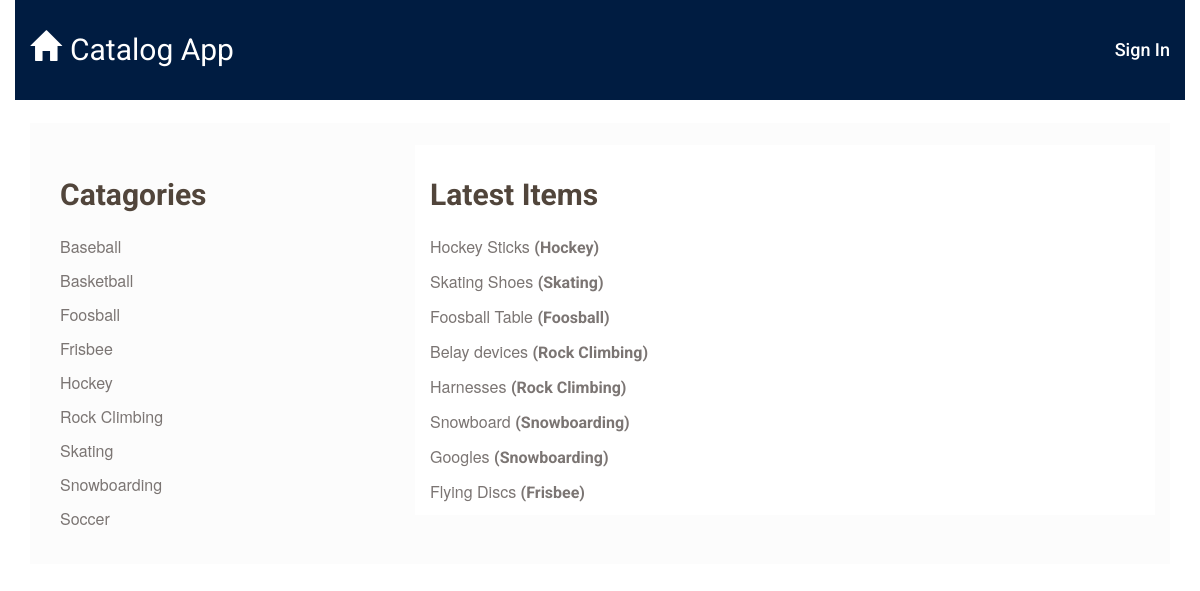
The page / on the database its author committed.
### database_setup.py (models this page shows, shortened)
class Catagories(Base):
    __tablename__ = 'catagories'
    id = Column(Integer, primary_key=True)
    name = Column(String(250), nullable=False)
    user_id = Column(Integer, ForeignKey('user.id'))
    user = relationship(User)

class CatalogItems(Base):
    __tablename__ = 'catalog_item'
    title = Column(String(100), nullable=False)
    id = Column(Integer, primary_key=True)
    description = Column(String(250))
    catagories_id = Column(Integer, ForeignKey('catagories.id'))
    catagories = relationship(Catagories)
    user_id = Column(Integer, ForeignKey('user.id'))
    user = relationship(User)

### application.py (the view)
@app.route('/')
def showCatagories():
    DBSession = sessionmaker(bind=engine)
    session = DBSession()
    catagories = session.query(Catagories).order_by(asc(Catagories.name)).all()
    allItems = session.query(CatalogItems).all()
    item_list = sorted(allItems, key=lambda x: x.id, reverse=True)[:8]
    if 'username' not in login_session:
        return render_template('publicShowCatagoriesHome.html', catagories=catagories, items=item_list)
    else:
        return render_template('catagoriesHome.html', catagories=catagories, items=item_list)

### templates/publicShowCatagoriesHome.html
{% extends "main.html" %}
{% block content %}
{% include "header.html" %}
<div class="col-md-12 content-page">
	<div class="col-md-4 catagories_content">
		<div class = 'pane'>
			<h1 class="title">Catagories</h1>
			{% for catagories in catagories %}
			<a href = "{{url_for('showCatalogItem', catagories_id=catagories.id)}}"> <p class="item_list">{{catagories.name}}</p></a>
			{% endfor %}
		</div>
	</div>
	<div class="col-md-8 latest_content">
		<div class = 'pane'>
			<h1 class="title">Latest Items</h1>
			{% for item in items %}
			<a href = "{{url_for('showItem', catagories_id=item.catagories.id, id=item.id)}}"> <p>{{item.title}} <b>({{item.catagories.name}})</b></p></a>
			{% endfor %}
		</div>
	</div>
</div>
{% endblock %}

### templates/main.html (shortened to what this page needs)
<!DOCTYPE html>
<html lang="en">
	<head>
		<link rel="stylesheet" href="//netdna.bootstrapcdn.com/bootstrap/3.1.1/css/bootstrap.min.css">
		<link rel=stylesheet type=text/css href="{{ url_for('static', filename='styles.css') }}">
	</head>
	<body>
		<div class="container">
			{% block content %}
			{% endblock %}
		</div>
	</body>
</html>

### templates/header.html
<div class="row top-menu">
	<div class="col-md-6">
		<a href="{{url_for('showCatagories')}}"><span class="glyphicon glyphicon-home" aria-hidden="true"></span>Catalog App</a>
	</div>
	<div class="col-md-6 text-right">
		{%if 'username' not in session %}
		<a href="{{url_for('showLogin')}}"><h4 class="logout_button">Sign In</h4></a>
		{% else %}
		<a href="{{url_for('gdisconnect')}}"><h4 class="logout_button">Logout</h4></a>
		{% endif %}
	</div>
</div>

### static/styles.css (style rules this page uses)
* { font-family: "Helvetica Neue Bold", Roboto, Helvetica, Arial, sans-serif; font-weight: 700; }
h1 { font-family: "Helvetica Neue Light", Roboto, Helvetica, Arial, sans-serif; font-size: 30px; color: #51453B; line-height: 60px; font-weight: 300; }
.content-page { margin-top: 2%; padding-bottom: 2%; background: #FCFCFC; }
.latest_content { background: #FFFFFF; margin-top: 2%; }
.catagories_content { background: #FCFCFC; margin-top: 2%; }
.title { font-family: "Helvetica Neue Light", Roboto, Helvetica, Arial, sans-serif; font-size: 30px; color: #51453B; line-height: 60px; font-weight: 300; font-weight: bold; }
p { font-family: "Helvetica Neue", Roboto, Helvetica, Arial, sans-serif; font-size: 16px; color: #7B7573; line-height: 24px; font-weight: 400; }
a { font-size: 14px; color: #0093B9; line-height: 17px; }
.glyphicon { margin-right: 10px; }
.top-menu { padding-top: 30px; padding-bottom: 30px; background-color: #001c41; }
.top-menu a { margin-bottom: 0; line-height: 16px; font-size: 30px; color: #FFFFFF; font-weight: 400; }

### rows shown on the page
Catagories: name "Baseball"
Catagories: name "Basketball"
Catagories: name "Foosball"
Catagories: name "Frisbee"
Catagories: name "Hockey"
Catagories: name "Rock Climbing"
Catagories: name "Skating"
Catagories: name "Snowboarding"
Catagories: name "Soccer"
CatalogItems: title "Hockey Sticks", catagories.name "Hockey"
CatalogItems: title "Skating Shoes", catagories.name "Skating"
CatalogItems: title "Foosball Table", catagories.name "Foosball"
CatalogItems: title "Belay devices", catagories.name "Rock Climbing"
CatalogItems: title "Harnesses", catagories.name "Rock Climbing"
CatalogItems: title "Snowboard", catagories.name "Snowboarding"
CatalogItems: title "Googles", catagories.name "Snowboarding"
CatalogItems: title "Flying Discs", catagories.name "Frisbee"
